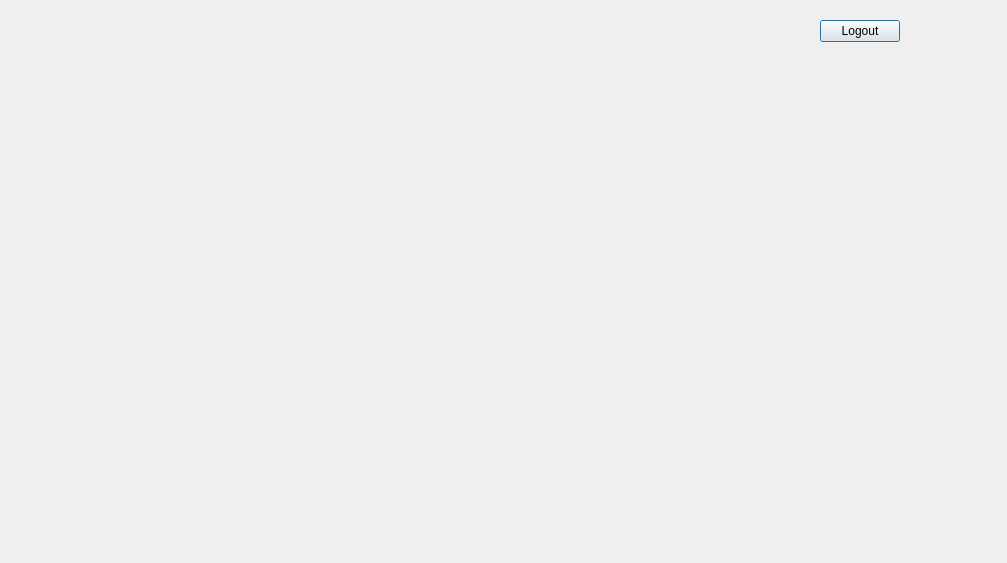
<?xml version="1.0" encoding="UTF-8"?>
<ui version="4.0">
 <class>Chat</class>
 <widget class="QDialog" name="Chat">
  <property name="geometry">
   <rect>
    <x>0</x>
    <y>0</y>
    <width>1007</width>
    <height>563</height>
   </rect>
  </property>
  <property name="windowTitle">
   <string>Dialog</string>
  </property>
  <widget class="QPushButton" name="logout">
   <property name="geometry">
    <rect>
     <x>820</x>
     <y>20</y>
     <width>80</width>
     <height>22</height>
    </rect>
   </property>
   <property name="text">
    <string>Logout</string>
   </property>
  </widget>
 </widget>
 <resources/>
 <connections/>
</ui>
